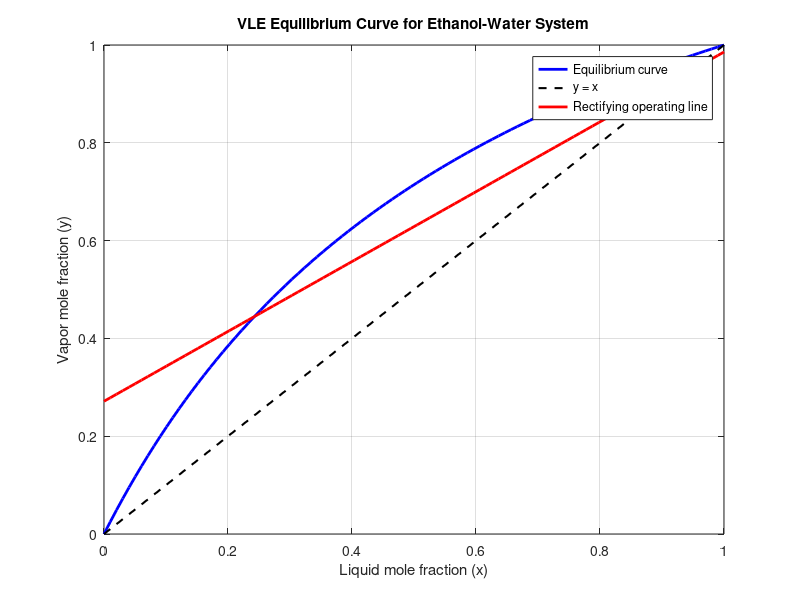

Write MATLAB code to recreate this figure.
clear
clc
close all

% Relative volatility for ethanol-water mixture
alpha = 2.5;

x = linspace(0,1,100);

% Equilibrium relation
y = (alpha .* x) ./ (1 + (alpha - 1).*x);

figure
plot(x,y,'b','LineWidth',2)
hold on

plot(x,x,'k--','LineWidth',1.5)

xlabel('Liquid mole fraction (x)')
ylabel('Vapor mole fraction (y)')
title('VLE Equilibrium Curve for Ethanol-Water System')

legend('Equilibrium curve','y = x')
grid on

% Distillation specifications
xD = 0.95;   
xB = 0.05;   
R  = 2.5;    

% Rectifying operating line
y_rect = (R/(R+1))*x + xD/(R+1);

plot(x,y_rect,'r','LineWidth',2)

legend('Equilibrium curve','y = x','Rectifying operating line')
